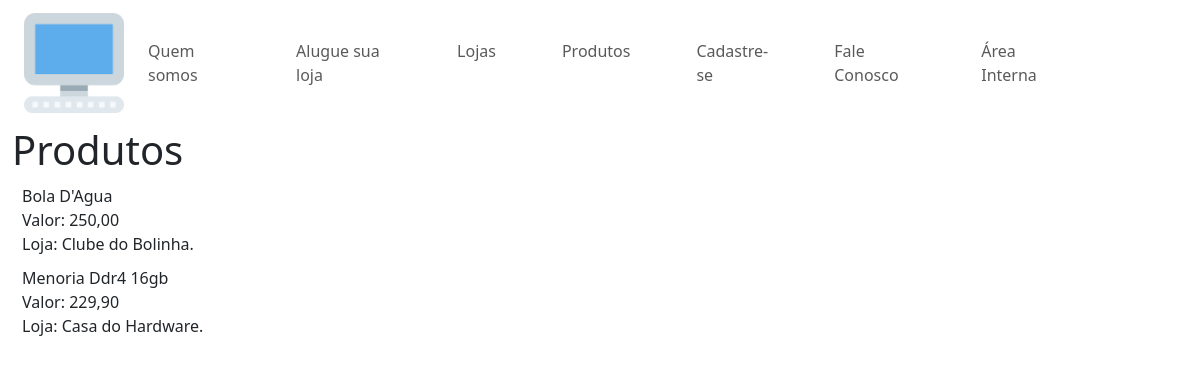
The app's page /produtos, older data.
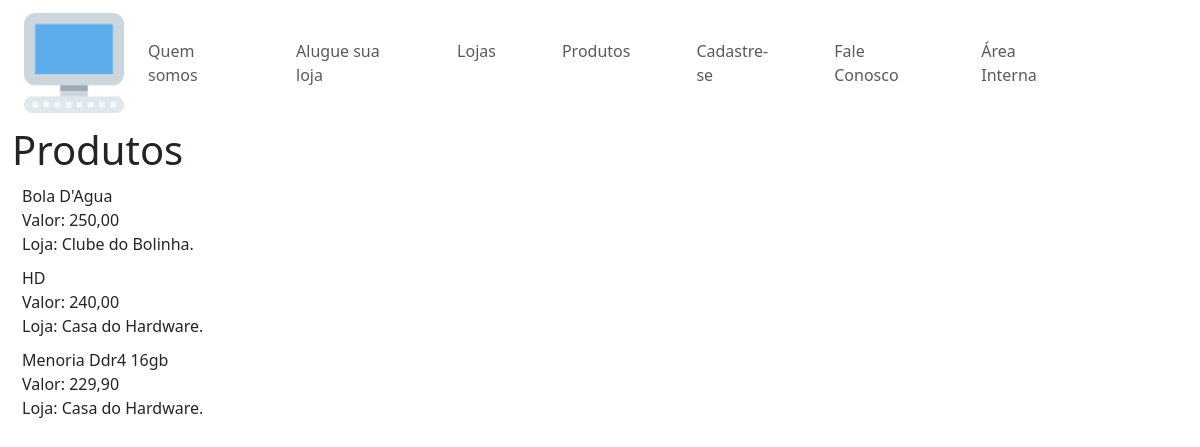
The same page, newer data.
### cadastro/models.py (models this page shows, shortened)
class Produto(models.Model):
    loja = models.ForeignKey(Loja, on_delete=models.DO_NOTHING) #chave para linkar o Produto a Loja
    nome = models.CharField(max_length=100)
    preco = models.DecimalField(max_digits=9, decimal_places=2)
    destaque = models.BooleanField()

class Loja(models.Model):
    nome = models.CharField(max_length=100)
    telefone = models.CharField(max_length=20)
    numero = models.IntegerField(max_length = 5 ,null=True ,blank=True)

### Site/views.py (the view)
# urls.py: path('produtos' , views.produtos, name='produtos'),
def produtos(request):
    produtos = Produto.objects.order_by(Lower('nome'))
    return render(request,'produtos.html',{'produtos' : produtos})

### Site/templates/produtos.html
{% extends 'principal.html' %}
{% block content %}
     <h1>Produtos</h1>
    {% for p in produtos %}
        <P> {{p.nome}}  <br>Valor: {{p.preco}}<br>Loja: {{p.loja.nome}}. </P>
    {% endfor %}
{% endblock %}

Row changes from the older to the newer data that the page shows:
added Produto: nome "HD", preco "240,00", loja.nome "Casa do Hardware"
